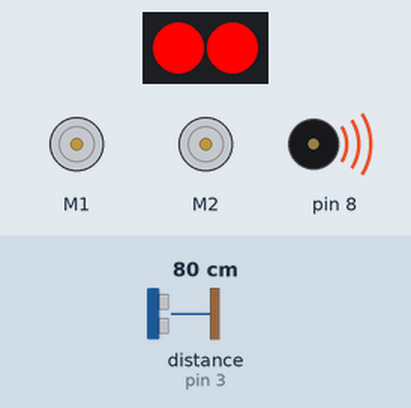
Recording of a sketch running on a simulated Arduino Uno, built with avr-gcc and run on an emulated ATmega328P. Parts: 2 RGB LEDs in strip order, left to right, 2 × DC motor (green arrow = forward, orange = backward, longer = faster), buzzer (waves = sounding). Inputs (shaded band) come from the test bench; at power-on: distance to the obstacle (sensor on pin 3) 80 cm. Random numbers use the default seed unless the sketch sets one.

Above: at 0.1 s.
At 2.1 s:
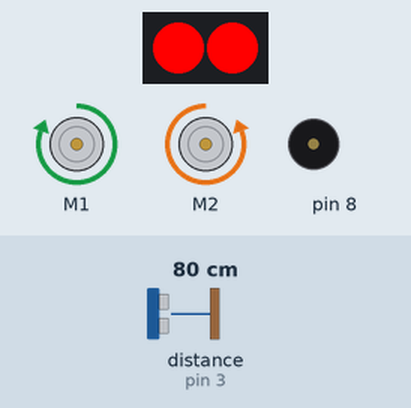
2.2 s: distance to the obstacle (sensor on pin 3) set to 2 cm
6.4 s: distance to the obstacle (sensor on pin 3) set to 120 cm
10.6 s: distance to the obstacle (sensor on pin 3) set to 4 cm
14.4 s: distance to the obstacle (sensor on pin 3) set to 250 cm
Timing chart, 0 to 17.4 s (numbered marks = the images above; inputs shaded):
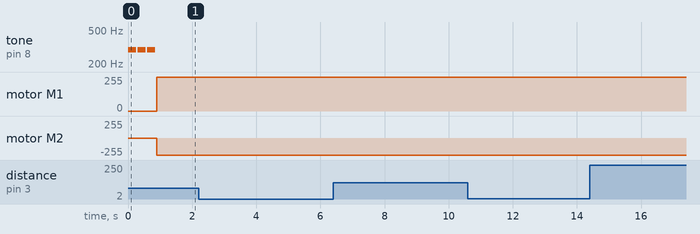

The sketch:

destroyer_code_for_basic_robot.ino
```cpp
#include "MeMCore.h"

MeDCMotor motor1(M1);
MeDCMotor motor2(M2);

MeUltrasonicSensor ultraSensor1(PORT_3);
MeLineFollower linefollower_1(PORT_2);
MeRGBLed rgbled_1(7, 2);
MeBuzzer buzzer;

uint8_t motorSpeed = 255;

bool targetFound = false;

void drive(bool forward, int speed)
{
  if (forward)
  {
    motor1.run(-speed);
    motor2.run(speed);
  }
  else
  {
    motor1.run(speed);
    motor2.run(-speed);
  }
}

void stop()
{
  motor1.stop();
  motor2.stop();
}

void reactToLine() {
  if (linefollower_1.readSensors() != 3) {
    drive(false, 255);
    delay(1000);
  }
}

void look(int speed)
{
  if (!targetFound)
  {
    motor1.run(speed);
    motor2.run(speed);
  }
}

void charge(int speed)
{
  if (ultraSensor1.distanceCm() <= 65)
  {
    drive(true, speed);
    targetFound = true;
  }
  else
  {
    stop();
    targetFound = false;
  }
}

void randomChance() {
  if (!targetFound) {
    int chance = random(1, 20);

  if (chance <= 5) {
    motor1.run(255);
    motor2.run(255);
    delay(1000);
  } else if (chance <= 10) {
    motor1.run(-255);
    motor2.run(-255);
    delay(1000);
  }
  }
}

void setup()
{
  Serial.begin(9600);

  rgbled_1.setColor(0, 255, 0, 0);
  rgbled_1.show();

  buzzer.tone(293.66, 0.25 * 1000);
  delay(50);
  buzzer.tone(293.66, 0.25 * 1000);
  delay(50);
  buzzer.tone(293.66, 0.25 * 1000);
  delay(50);
}

void loop()
{
  reactToLine();

  look(255);

  charge(255);
}
```
